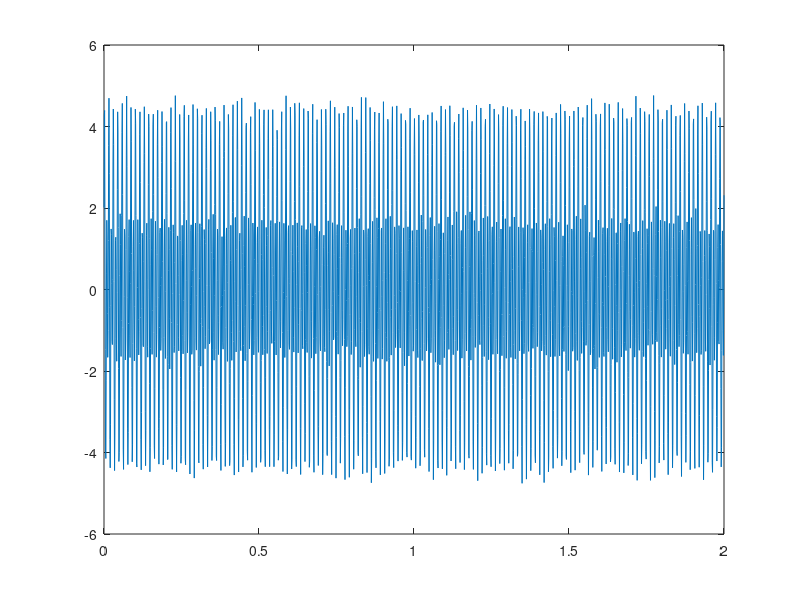

MATLAB code for this plot: (Note: this script raises an error after producing the figure.)
clear;
clc;
close all;

% Part 2

% Section 2.1
% Step a

fs = 1000;

n = linspace(0, 2, 2*fs);

x = 2*cos(2*pi*70*n) + 3*sin(2*pi*140*n) + 0.15*randn(1,2*fs);

figure();
plot(n, x);
% Step b

[stft, freq, time] = spectrogram(x, 0.04*fs, 0.02*fs, [], fs);
figure();
surf1 = surf(time, freq, abs(stft));
surf1.EdgeColor = 'none';
colorbar;

% Step c
% https://www.mathworks.com/help/wavelet/ref/cwtft.html

[s, f] = wavescales('morl', fs);
sig = {x, 1/fs};
cwts = cwtft(sig, 'scales', s, 'wavelet', 'morl');
figure();
surf2 = surf(n, f, abs(cwts.cfs));
surf2.EdgeColor = 'none';
colorbar;

% Section 1.2
% Step a

x2 = 1.7*cos(2*pi*90*n) + 0.15*randn(1,2*fs);
x2(0.625 * 1000) = x2(0.625 * 1000) + 3.4;
x2(0.8 * 1000) = x2(0.8* 1000) + 3.4;

figure();
plot(n, x2);

% Step b

[stft, freq, time] = spectrogram(x2, 0.04*fs, 0.02*fs, [], fs);
figure();
contour(time, freq, abs(stft));
colorbar;

% Step c
% https://www.mathworks.com/help/wavelet/ref/cwtft.html

[s, f] = wavescales('morl', fs);
t = linspace(0, 2, 2*fs);
sig = {x2, 1/fs};
cwts = cwtft(sig, 'scales', s, 'wavelet', 'morl');
figure();
contour(t, f, abs(cwts.cfs));
colorbar;